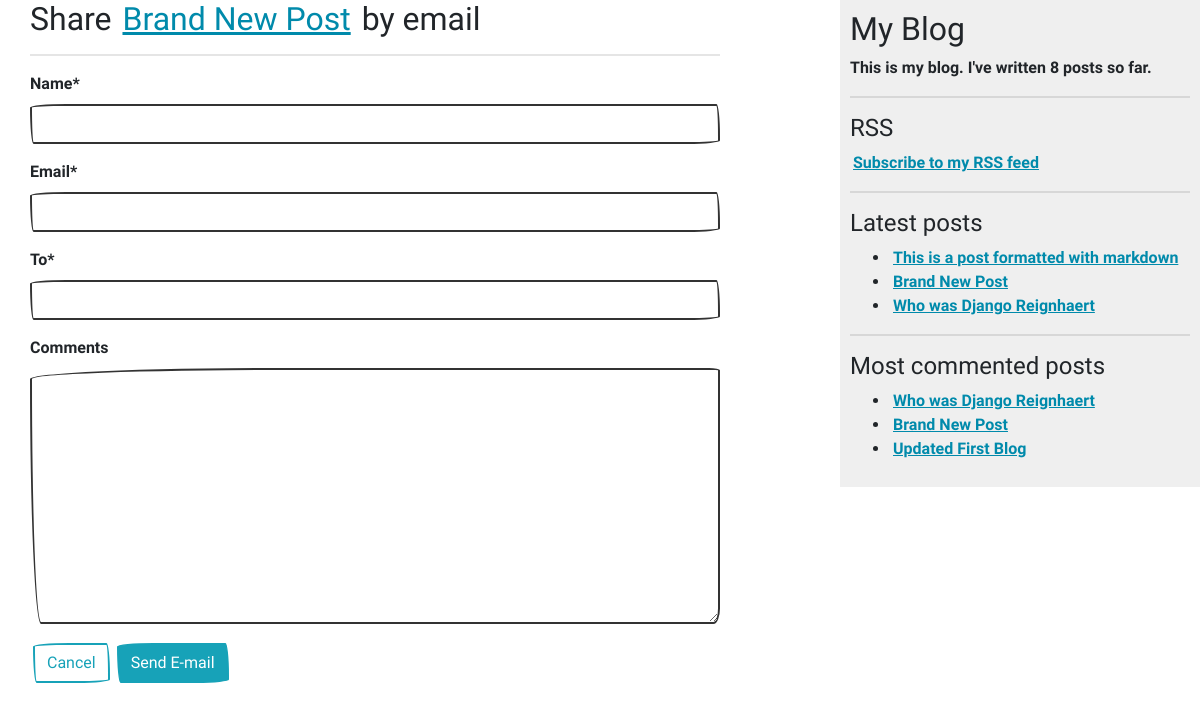
/blog/9/share/, run on the app's committed database.
### blog/models.py (models this page shows, shortened)
class Post(models.Model):
    STATUS_CHOICES = (
        ('draft', 'Draft'),
        ('published', 'Published')
    )
    title = models.CharField(max_length=250)
    slug = models.SlugField(max_length=250, unique_for_date='publish')
    author = models.ForeignKey(User, on_delete=models.CASCADE, related_name='blog_posts')
    body = models.TextField()
    publish = models.DateTimeField(default=timezone.now)
    created = models.DateTimeField(auto_now_add=True)
    updated = models.DateTimeField(auto_now=True)
    status = models.CharField(max_length=10,
                            choices=STATUS_CHOICES,
                            default='draft')
    tags = TaggableManager()
    class Meta:
        ordering = ('-publish', ) # append ',' to tell Python it's a tuple.
    def get_absolute_url(self):
        return reverse('blog:post_detail',
                        args=[self.publish.year,
                                self.publish.month,
                                self.publish.day, self.slug])
    objects = models.Manager()
    published = PublishedManager()

### blog/views.py (the view)
# urls.py: path('<int:post_id>/share/', views.post_share, name='post_share'),
def post_share(request, post_id):
    post = get_object_or_404(Post, id=post_id, status='published')
    sent = False
    if request.method == 'POST':
        form = EmailPostForm(request.POST)
        if form.is_valid():
            cd = form.cleaned_data
            post_url = request.build_absolute_uri(post.get_absolute_url())
            subject = f'{cd["name"]} recommends you to read {post.title}'
            message = f'Read {post.title} at {post_url} \n {cd["name"]}\s comments: \n {cd["comments"]}'
            messages.success(request, 'Successfully sent')
            sent = send_mail(subject, message, 'admin@myblog.com', [cd["to"]])
            if sent:
                form = EmailPostForm()
    else:
        form = EmailPostForm()
    return render(request, 'blog/post/share.html', {'post': post, 'form': form, 'sent': sent})

### blog/forms.py
class EmailPostForm(forms.Form):
    name = forms.CharField(max_length=25)
    email = forms.EmailField()
    to = forms.EmailField()
    comments = forms.CharField(required=False, widget=forms.Textarea)

### blog/models.py (called while the page is built)
    def get_queryset(self):
        return super(PublishedManager, self).get_queryset()\
                                            .filter(status='published')

### blog/templatetags/blog_tags.py (called while the page is built)
@register.simple_tag
def total_posts():
    return Post.published.count()

@register.inclusion_tag('blog/post/latest_posts.html')
def show_latest_posts(count=5):
    latest_posts = Post.published.order_by('-publish')[:count]
    return {'latest_posts': latest_posts}

@register.simple_tag
def get_most_commented_posts(count=5):
    return Post.published.annotate(total_comments=Count('comments')).order_by('-total_comments')[:count]

### blog/templates/blog/post/share.html (shortened to what this page needs)
{% extends 'blog/base.html' %}
{% load crispy_forms_tags %}
{% block content %}
    <h2>
        Share <a href="{{ post.get_absolute_url }}">{{ post.title }}</a> by email
    </h2>
    <hr>
    <form method="POST">
        {{ form|crispy }}
        <a href="{% url 'blog:post_list' %}" class="btn btn-outline-info">Cancel</a>
        <button type="submit" class="btn btn-info"> Send E-mail </button>
    </form>
{% endblock %}

### blog/templates/blog/base.html (shortened to what this page needs)
{% load blog_tags %}
{% load static %}
<!DOCTYPE html>
<html lang="en">
<head>
    <link rel="stylesheet" href="{% static 'blog/css/bootstrap-united.min.css' %}">
    <link rel="stylesheet" href="{% static 'blog/css/bootstrap-sketchy.min.css' %}">
    <link rel="stylesheet" href="{% static 'blog/css/main.css' %}">
</head>
<body>
    <div id="content">
        {% block content %}
        {% endblock %}
    </div>
    <div id="sidebar">
        <h2>My Blog</h2>
        <p>This is my blog. I've written {% total_posts %} posts so far.</p>
        <hr>
        <h4>RSS</h4>
        <p><a href="{% url 'blog:post_feed' %}">
            Subscribe to my RSS feed
        </a></p>
        <hr>
        <h4>Latest posts</h4>
        {% show_latest_posts 3 %}
        <hr>
        <h4>Most commented posts</h4>
        {% get_most_commented_posts 3 as most_commented_posts %}
        <ul>
            {% for post in most_commented_posts %}
                <li>
                    <a href="{{ post.get_absolute_url}}"> {{ post.title }} </a>
                </li>
            {% endfor %}
        </ul>
    </div>
</body>
</html>

### blog/templates/blog/post/latest_posts.html
<ul>
    {% for post in latest_posts %}
        <li>
            <a href="{{ post.get_absolute_url }}">{{ post.title }}</a>
        </li>
    {% endfor %}
</ul>

### blog/static/blog/css/main.css (style rules this page uses)
a { color: #008aab; margin: 3px; }
#content { float:left; width:60%; padding:0 0 0 30px; }
#sidebar { float:right; width:30%; padding:10px; background:#efefef; height:100%; }

### data on the page
Post: title "Brand New Post"
Post: title "This is a post formatted with markdown"
Post: title "Who was Django Reignhaert"
Post: title "Updated First Blog"
